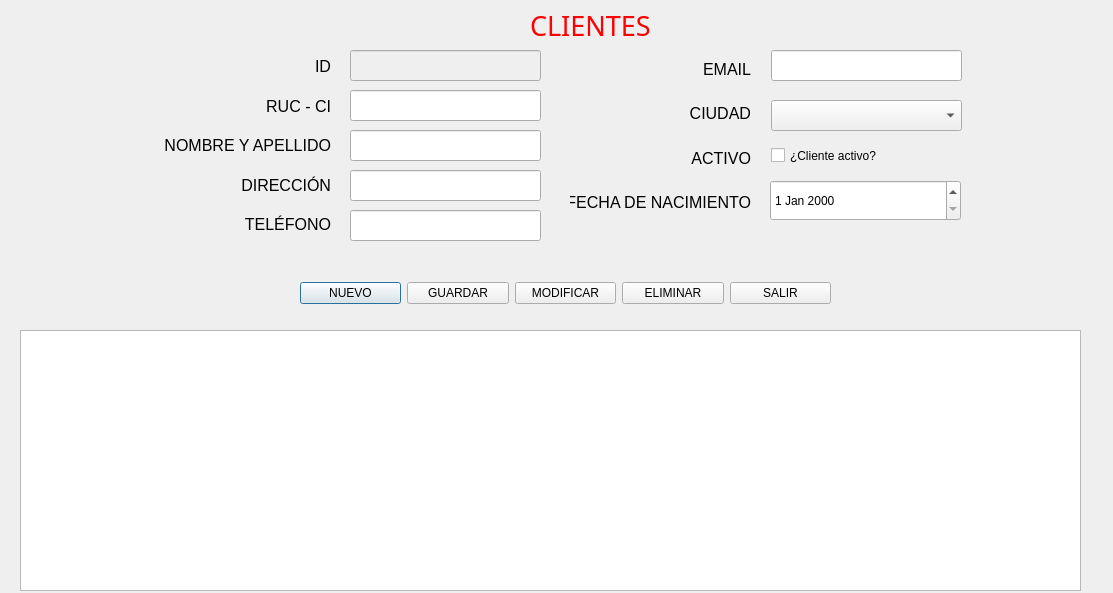
<?xml version="1.0" encoding="UTF-8"?>
<ui version="4.0">
 <class>Clientes</class>
 <widget class="QDialog" name="Clientes">
  <property name="geometry">
   <rect>
    <x>0</x>
    <y>0</y>
    <width>1113</width>
    <height>593</height>
   </rect>
  </property>
  <property name="windowTitle">
   <string>Clientes</string>
  </property>
  <widget class="QWidget" name="layoutWidget_2">
   <property name="geometry">
    <rect>
     <x>300</x>
     <y>280</y>
     <width>531</width>
     <height>26</height>
    </rect>
   </property>
   <layout class="QHBoxLayout" name="horizontalLayout">
    <item>
     <widget class="QPushButton" name="btnNuevo">
      <property name="text">
       <string>NUEVO</string>
      </property>
      <property name="icon">
       <iconset theme="QIcon::ThemeIcon::FolderNew"/>
      </property>
     </widget>
    </item>
    <item>
     <widget class="QPushButton" name="btnGuardar">
      <property name="text">
       <string>GUARDAR</string>
      </property>
      <property name="icon">
       <iconset theme="QIcon::ThemeIcon::DocumentSave"/>
      </property>
     </widget>
    </item>
    <item>
     <widget class="QPushButton" name="btnModificar">
      <property name="text">
       <string>MODIFICAR</string>
      </property>
      <property name="icon">
       <iconset theme="QIcon::ThemeIcon::MailMessageNew"/>
      </property>
     </widget>
    </item>
    <item>
     <widget class="QPushButton" name="btnEliminar">
      <property name="text">
       <string>ELIMINAR</string>
      </property>
      <property name="icon">
       <iconset theme="QIcon::ThemeIcon::ApplicationExit"/>
      </property>
     </widget>
    </item>
    <item>
     <widget class="QPushButton" name="btnCerrar">
      <property name="text">
       <string>SALIR</string>
      </property>
      <property name="icon">
       <iconset theme="QIcon::ThemeIcon::SystemLogOut"/>
      </property>
     </widget>
    </item>
   </layout>
  </widget>
  <widget class="QLineEdit" name="txtEmail">
   <property name="geometry">
    <rect>
     <x>771</x>
     <y>50</y>
     <width>191</width>
     <height>31</height>
    </rect>
   </property>
  </widget>
  <widget class="QLineEdit" name="txtTelefono">
   <property name="geometry">
    <rect>
     <x>350</x>
     <y>210</y>
     <width>191</width>
     <height>31</height>
    </rect>
   </property>
  </widget>
  <widget class="QTableView" name="tablaClientes">
   <property name="geometry">
    <rect>
     <x>20</x>
     <y>330</y>
     <width>1061</width>
     <height>261</height>
    </rect>
   </property>
  </widget>
  <widget class="QComboBox" name="cbCiudad">
   <property name="geometry">
    <rect>
     <x>771</x>
     <y>100</y>
     <width>191</width>
     <height>31</height>
    </rect>
   </property>
  </widget>
  <widget class="QCheckBox" name="chkActivo">
   <property name="geometry">
    <rect>
     <x>771</x>
     <y>140</y>
     <width>191</width>
     <height>31</height>
    </rect>
   </property>
   <property name="text">
    <string>¿Cliente activo?</string>
   </property>
  </widget>
  <widget class="QLineEdit" name="txtId">
   <property name="enabled">
    <bool>false</bool>
   </property>
   <property name="geometry">
    <rect>
     <x>350</x>
     <y>50</y>
     <width>191</width>
     <height>31</height>
    </rect>
   </property>
  </widget>
  <widget class="QLineEdit" name="txtNombreApellido">
   <property name="geometry">
    <rect>
     <x>350</x>
     <y>130</y>
     <width>191</width>
     <height>31</height>
    </rect>
   </property>
  </widget>
  <widget class="QWidget" name="layoutWidget_3">
   <property name="geometry">
    <rect>
     <x>570</x>
     <y>50</y>
     <width>181</width>
     <height>171</height>
    </rect>
   </property>
   <layout class="QVBoxLayout" name="_3">
    <item>
     <widget class="QLabel" name="labelEmail">
      <property name="font">
       <font>
        <family>Segoe UI</family>
        <pointsize>12</pointsize>
       </font>
      </property>
      <property name="text">
       <string>EMAIL</string>
      </property>
      <property name="alignment">
       <set>Qt::AlignmentFlag::AlignRight|Qt::AlignmentFlag::AlignTrailing|Qt::AlignmentFlag::AlignVCenter</set>
      </property>
     </widget>
    </item>
    <item>
     <widget class="QLabel" name="labelCiudad">
      <property name="font">
       <font>
        <family>Segoe UI</family>
        <pointsize>12</pointsize>
       </font>
      </property>
      <property name="text">
       <string>CIUDAD</string>
      </property>
      <property name="alignment">
       <set>Qt::AlignmentFlag::AlignRight|Qt::AlignmentFlag::AlignTrailing|Qt::AlignmentFlag::AlignVCenter</set>
      </property>
     </widget>
    </item>
    <item>
     <widget class="QLabel" name="labelActivo">
      <property name="font">
       <font>
        <pointsize>12</pointsize>
       </font>
      </property>
      <property name="text">
       <string>ACTIVO</string>
      </property>
      <property name="alignment">
       <set>Qt::AlignmentFlag::AlignRight|Qt::AlignmentFlag::AlignTrailing|Qt::AlignmentFlag::AlignVCenter</set>
      </property>
     </widget>
    </item>
    <item>
     <widget class="QLabel" name="labelFechaNacimiento">
      <property name="font">
       <font>
        <pointsize>12</pointsize>
       </font>
      </property>
      <property name="text">
       <string>FECHA DE NACIMIENTO</string>
      </property>
      <property name="alignment">
       <set>Qt::AlignmentFlag::AlignRight|Qt::AlignmentFlag::AlignTrailing|Qt::AlignmentFlag::AlignVCenter</set>
      </property>
     </widget>
    </item>
   </layout>
  </widget>
  <widget class="QLabel" name="label">
   <property name="geometry">
    <rect>
     <x>530</x>
     <y>10</y>
     <width>131</width>
     <height>31</height>
    </rect>
   </property>
   <property name="font">
    <font>
     <family>MV Boli</family>
     <pointsize>20</pointsize>
     <underline>false</underline>
    </font>
   </property>
   <property name="styleSheet">
    <string notr="true">color: rgb(255, 0, 0);</string>
   </property>
   <property name="text">
    <string>CLIENTES</string>
   </property>
   <property name="textFormat">
    <enum>Qt::TextFormat::AutoText</enum>
   </property>
  </widget>
  <widget class="QLineEdit" name="txtDireccion">
   <property name="geometry">
    <rect>
     <x>350</x>
     <y>170</y>
     <width>191</width>
     <height>31</height>
    </rect>
   </property>
  </widget>
  <widget class="QWidget" name="layoutWidget">
   <property name="geometry">
    <rect>
     <x>140</x>
     <y>50</y>
     <width>191</width>
     <height>191</height>
    </rect>
   </property>
   <layout class="QVBoxLayout" name="_2">
    <item>
     <widget class="QLabel" name="labelId">
      <property name="font">
       <font>
        <family>Segoe UI</family>
        <pointsize>12</pointsize>
       </font>
      </property>
      <property name="text">
       <string>ID</string>
      </property>
      <property name="alignment">
       <set>Qt::AlignmentFlag::AlignRight|Qt::AlignmentFlag::AlignTrailing|Qt::AlignmentFlag::AlignVCenter</set>
      </property>
     </widget>
    </item>
    <item>
     <widget class="QLabel" name="labelRucCi">
      <property name="font">
       <font>
        <family>Segoe UI</family>
        <pointsize>12</pointsize>
       </font>
      </property>
      <property name="text">
       <string>RUC - CI</string>
      </property>
      <property name="alignment">
       <set>Qt::AlignmentFlag::AlignRight|Qt::AlignmentFlag::AlignTrailing|Qt::AlignmentFlag::AlignVCenter</set>
      </property>
     </widget>
    </item>
    <item>
     <widget class="QLabel" name="labelNombreApellido">
      <property name="font">
       <font>
        <pointsize>12</pointsize>
       </font>
      </property>
      <property name="text">
       <string>NOMBRE Y APELLIDO</string>
      </property>
      <property name="alignment">
       <set>Qt::AlignmentFlag::AlignRight|Qt::AlignmentFlag::AlignTrailing|Qt::AlignmentFlag::AlignVCenter</set>
      </property>
     </widget>
    </item>
    <item>
     <widget class="QLabel" name="labelDireccion">
      <property name="font">
       <font>
        <pointsize>12</pointsize>
       </font>
      </property>
      <property name="text">
       <string>DIRECCIÓN</string>
      </property>
      <property name="alignment">
       <set>Qt::AlignmentFlag::AlignRight|Qt::AlignmentFlag::AlignTrailing|Qt::AlignmentFlag::AlignVCenter</set>
      </property>
     </widget>
    </item>
    <item>
     <widget class="QLabel" name="labelTelefono">
      <property name="font">
       <font>
        <pointsize>12</pointsize>
       </font>
      </property>
      <property name="text">
       <string>TELÉFONO</string>
      </property>
      <property name="alignment">
       <set>Qt::AlignmentFlag::AlignRight|Qt::AlignmentFlag::AlignTrailing|Qt::AlignmentFlag::AlignVCenter</set>
      </property>
     </widget>
    </item>
   </layout>
  </widget>
  <widget class="QLineEdit" name="txtRucCi">
   <property name="geometry">
    <rect>
     <x>350</x>
     <y>90</y>
     <width>191</width>
     <height>31</height>
    </rect>
   </property>
  </widget>
  <widget class="QDateEdit" name="dtFechaNacimiento">
   <property name="geometry">
    <rect>
     <x>770</x>
     <y>180</y>
     <width>191</width>
     <height>41</height>
    </rect>
   </property>
  </widget>
 </widget>
 <resources/>
 <connections/>
</ui>
